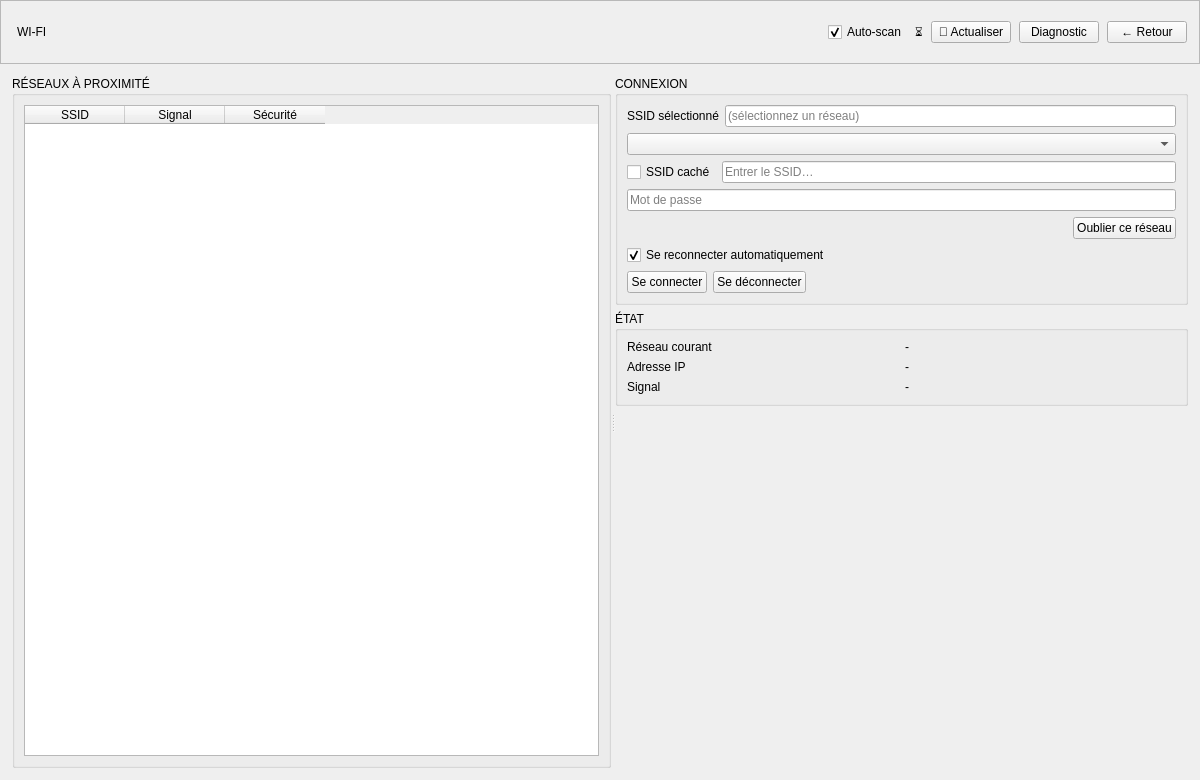
<?xml version="1.0" encoding="UTF-8"?>
<ui version="4.0">
 <class>WifiConfigDialog</class>
 <widget class="QWidget" name="WifiConfigDialog">
  <property name="geometry">
   <rect>
    <x>0</x>
    <y>0</y>
    <width>1200</width>
    <height>780</height>
   </rect>
  </property>
  <property name="windowTitle">
   <string>Configuration Wi-Fi</string>
  </property>
  <layout class="QVBoxLayout" name="rootLayout">
   <property name="spacing">
    <number>0</number>
   </property>
   <property name="leftMargin">
    <number>0</number>
   </property>
   <property name="topMargin">
    <number>0</number>
   </property>
   <property name="rightMargin">
    <number>0</number>
   </property>
   <property name="bottomMargin">
    <number>0</number>
   </property>
   <item>
    <widget class="QFrame" name="wifiHeaderBar">
     <property name="minimumSize">
      <size>
       <width>0</width>
       <height>64</height>
      </size>
     </property>
     <property name="maximumSize">
      <size>
       <width>16777215</width>
       <height>64</height>
      </size>
     </property>
     <property name="frameShape">
      <enum>QFrame::StyledPanel</enum>
     </property>
     <property name="frameShadow">
      <enum>QFrame::Raised</enum>
     </property>
     <layout class="QHBoxLayout" name="headerLayout">
      <property name="leftMargin">
       <number>16</number>
      </property>
      <property name="topMargin">
       <number>0</number>
      </property>
      <property name="rightMargin">
       <number>12</number>
      </property>
      <property name="bottomMargin">
       <number>0</number>
      </property>
      <property name="spacing">
       <number>8</number>
      </property>
      <item>
       <widget class="QLabel" name="labelWifiTitle">
        <property name="text">
         <string>WI-FI</string>
        </property>
       </widget>
      </item>
      <item>
       <spacer name="headerSpacer">
        <property name="orientation">
         <enum>Qt::Horizontal</enum>
        </property>
        <property name="sizeHint" stdset="0">
         <size>
          <width>40</width>
          <height>20</height>
         </size>
        </property>
       </spacer>
      </item>
      <item>
       <widget class="QCheckBox" name="autoScanCheck">
        <property name="text">
         <string>Auto-scan</string>
        </property>
        <property name="checked">
         <bool>true</bool>
        </property>
       </widget>
      </item>
      <item>
       <widget class="QLabel" name="busyLabel">
        <property name="text">
         <string>⏳</string>
        </property>
        <property name="visible">
         <bool>false</bool>
        </property>
       </widget>
      </item>
      <item>
       <widget class="QPushButton" name="refreshButton">
        <property name="text">
         <string>🔄 Actualiser</string>
        </property>
       </widget>
      </item>
      <item>
       <widget class="QPushButton" name="diagnosticsButton">
        <property name="text">
         <string>Diagnostic</string>
        </property>
       </widget>
      </item>
      <item>
       <widget class="QPushButton" name="backButton">
        <property name="text">
         <string>← Retour</string>
        </property>
       </widget>
      </item>
     </layout>
    </widget>
   </item>
   <item>
    <widget class="QWidget" name="wifiContent">
     <layout class="QVBoxLayout" name="contentLayout">
      <property name="leftMargin">
       <number>12</number>
      </property>
      <property name="topMargin">
       <number>12</number>
      </property>
      <property name="rightMargin">
       <number>12</number>
      </property>
      <property name="bottomMargin">
       <number>12</number>
      </property>
      <property name="spacing">
       <number>12</number>
      </property>
      <item>
       <widget class="QSplitter" name="mainSplitter">
        <property name="orientation">
         <enum>Qt::Horizontal</enum>
        </property>
        <widget class="QGroupBox" name="networksGroup">
         <property name="title">
          <string>RÉSEAUX À PROXIMITÉ</string>
         </property>
         <layout class="QVBoxLayout" name="networksLayout">
          <item>
           <widget class="QTableWidget" name="networksTable">
            <property name="alternatingRowColors">
             <bool>true</bool>
            </property>
            <property name="sortingEnabled">
             <bool>true</bool>
            </property>
            <property name="selectionBehavior">
             <enum>QAbstractItemView::SelectRows</enum>
            </property>
            <property name="selectionMode">
             <enum>QAbstractItemView::SingleSelection</enum>
            </property>
            <property name="editTriggers">
             <set>QAbstractItemView::NoEditTriggers</set>
            </property>
            <property name="showGrid">
             <bool>false</bool>
            </property>
            <column>
             <property name="text">
              <string>SSID</string>
             </property>
            </column>
            <column>
             <property name="text">
              <string>Signal</string>
             </property>
            </column>
            <column>
             <property name="text">
              <string>Sécurité</string>
             </property>
            </column>
           </widget>
          </item>
         </layout>
        </widget>
        <widget class="QWidget" name="rightPanel">
         <layout class="QVBoxLayout" name="rightPanelLayout">
          <item>
           <widget class="QGroupBox" name="connectGroup">
            <property name="title">
             <string>CONNEXION</string>
            </property>
            <layout class="QVBoxLayout" name="connectLayout">
             <item>
              <layout class="QHBoxLayout" name="selectedSsidRow">
               <item>
                <widget class="QLabel" name="selectedSsidLabel">
                 <property name="text">
                  <string>SSID sélectionné</string>
                 </property>
                </widget>
               </item>
               <item>
                <widget class="QLineEdit" name="selectedSsidLine">
                 <property name="readOnly">
                  <bool>true</bool>
                 </property>
                 <property name="placeholderText">
                  <string>(sélectionnez un réseau)</string>
                 </property>
                </widget>
               </item>
              </layout>
             </item>
             <item>
              <widget class="QComboBox" name="networkComboBox">
               <property name="visible">
                <bool>false</bool>
               </property>
              </widget>
             </item>
             <item>
              <layout class="QHBoxLayout" name="hiddenRow">
               <item>
                <widget class="QCheckBox" name="hiddenSsidCheck">
                 <property name="text">
                  <string>SSID caché</string>
                 </property>
                </widget>
               </item>
               <item>
                <widget class="QLineEdit" name="ssidLineEdit">
                 <property name="placeholderText">
                  <string>Entrer le SSID…</string>
                 </property>
                 <property name="visible">
                  <bool>false</bool>
                 </property>
                </widget>
               </item>
              </layout>
             </item>
             <item>
              <widget class="QLineEdit" name="passwordEdit">
               <property name="echoMode">
                <enum>QLineEdit::Password</enum>
               </property>
               <property name="placeholderText">
                <string>Mot de passe</string>
               </property>
              </widget>
             </item>
             <item>
              <layout class="QHBoxLayout" name="pwdStateRow">
               <item>
                <widget class="QLabel" name="savedPwdLabel">
                 <property name="text">
                  <string/>
                 </property>
                 <property name="visible">
                  <bool>false</bool>
                 </property>
                </widget>
               </item>
               <item>
                <spacer name="pwdStateSpacer">
                 <property name="orientation">
                  <enum>Qt::Horizontal</enum>
                 </property>
                 <property name="sizeHint" stdset="0">
                  <size>
                   <width>40</width>
                   <height>20</height>
                  </size>
                 </property>
                </spacer>
               </item>
               <item>
                <widget class="QPushButton" name="forgetButton">
                 <property name="text">
                  <string>Oublier ce réseau</string>
                 </property>
                 <property name="visible">
                  <bool>false</bool>
                 </property>
                </widget>
               </item>
              </layout>
             </item>
             <item>
              <layout class="QHBoxLayout" name="optionsRow">
               <item>
                <widget class="QCheckBox" name="autoConnectCheck">
                 <property name="text">
                  <string>Se reconnecter automatiquement</string>
                 </property>
                 <property name="checked">
                  <bool>true</bool>
                 </property>
                </widget>
               </item>
               <item>
                <spacer name="optSpacer">
                 <property name="orientation">
                  <enum>Qt::Horizontal</enum>
                 </property>
                 <property name="sizeHint" stdset="0">
                  <size>
                   <width>40</width>
                   <height>20</height>
                  </size>
                 </property>
                </spacer>
               </item>
              </layout>
             </item>
             <item>
              <layout class="QHBoxLayout" name="buttonsRow">
               <item>
                <widget class="QPushButton" name="connectButton">
                 <property name="text">
                  <string>Se connecter</string>
                 </property>
                </widget>
               </item>
               <item>
                <widget class="QPushButton" name="disconnectButton">
                 <property name="text">
                  <string>Se déconnecter</string>
                 </property>
                 <property name="visible">
                  <bool>false</bool>
                 </property>
                </widget>
               </item>
               <item>
                <spacer name="btnSpacer">
                 <property name="orientation">
                  <enum>Qt::Horizontal</enum>
                 </property>
                 <property name="sizeHint" stdset="0">
                  <size>
                   <width>40</width>
                   <height>20</height>
                  </size>
                 </property>
                </spacer>
               </item>
              </layout>
             </item>
            </layout>
           </widget>
          </item>
          <item>
           <widget class="QGroupBox" name="statusGroup">
            <property name="title">
             <string>ÉTAT</string>
            </property>
            <layout class="QGridLayout" name="statusGrid">
             <item row="0" column="0">
              <widget class="QLabel" name="currentNetworkLabel">
               <property name="text">
                <string>Réseau courant</string>
               </property>
              </widget>
             </item>
             <item row="0" column="1">
              <widget class="QLabel" name="currentNetworkValue">
               <property name="text">
                <string>-</string>
               </property>
              </widget>
             </item>
             <item row="1" column="0">
              <widget class="QLabel" name="ipLabel">
               <property name="text">
                <string>Adresse IP</string>
               </property>
              </widget>
             </item>
             <item row="1" column="1">
              <widget class="QLabel" name="ipValue">
               <property name="text">
                <string>-</string>
               </property>
              </widget>
             </item>
             <item row="2" column="0">
              <widget class="QLabel" name="signalLabel">
               <property name="text">
                <string>Signal</string>
               </property>
              </widget>
             </item>
             <item row="2" column="1">
              <widget class="QLabel" name="signalValue">
               <property name="text">
                <string>-</string>
               </property>
              </widget>
             </item>
            </layout>
           </widget>
          </item>
          <item>
           <widget class="QLabel" name="statusLabel">
            <property name="text">
             <string/>
            </property>
           </widget>
          </item>
          <item>
           <spacer name="rightBottomSpacer">
            <property name="orientation">
             <enum>Qt::Vertical</enum>
            </property>
            <property name="sizeHint" stdset="0">
             <size>
              <width>20</width>
              <height>40</height>
             </size>
            </property>
           </spacer>
          </item>
         </layout>
        </widget>
       </widget>
      </item>
     </layout>
    </widget>
   </item>
  </layout>
 </widget>
 <resources/>
 <connections/>
</ui>
